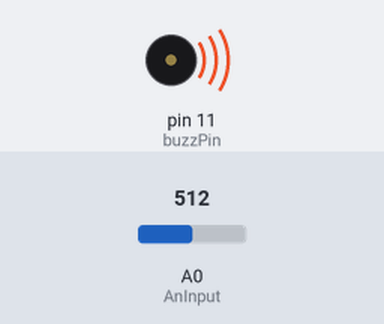
Recording of a sketch running on a simulated Arduino Uno, built with avr-gcc and run on an emulated ATmega328P. Parts: buzzer (waves = sounding). The inputs (shaded band) are chosen by the test bench; at power-on: A0 (AnInput) = 512.

Above: at 0.1 s.
Timing chart, 0 to 1.6 s (numbered marks = the images above):
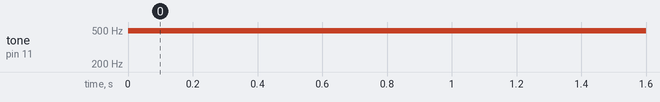

The sketch:

Ejemplo_Parlante.ino
```cpp
int AnInput = 0;

int buzzPin = 11; //Este pin tiene PWM

int lectura = 0;

int aux = 0;

void setup() {

pinMode(11,OUTPUT);

}

void loop() {

lectura = analogRead(AnInput);

//Mapea el valor del ADC entre 0 y 255

aux = map(lectura, 0, 1023, 0, 255);

analogWrite(buzzPin,aux);

}
```

Measured:
- by itself, tone on pin 11 (buzzPin): silent → 490 Hz at 0.00 s
